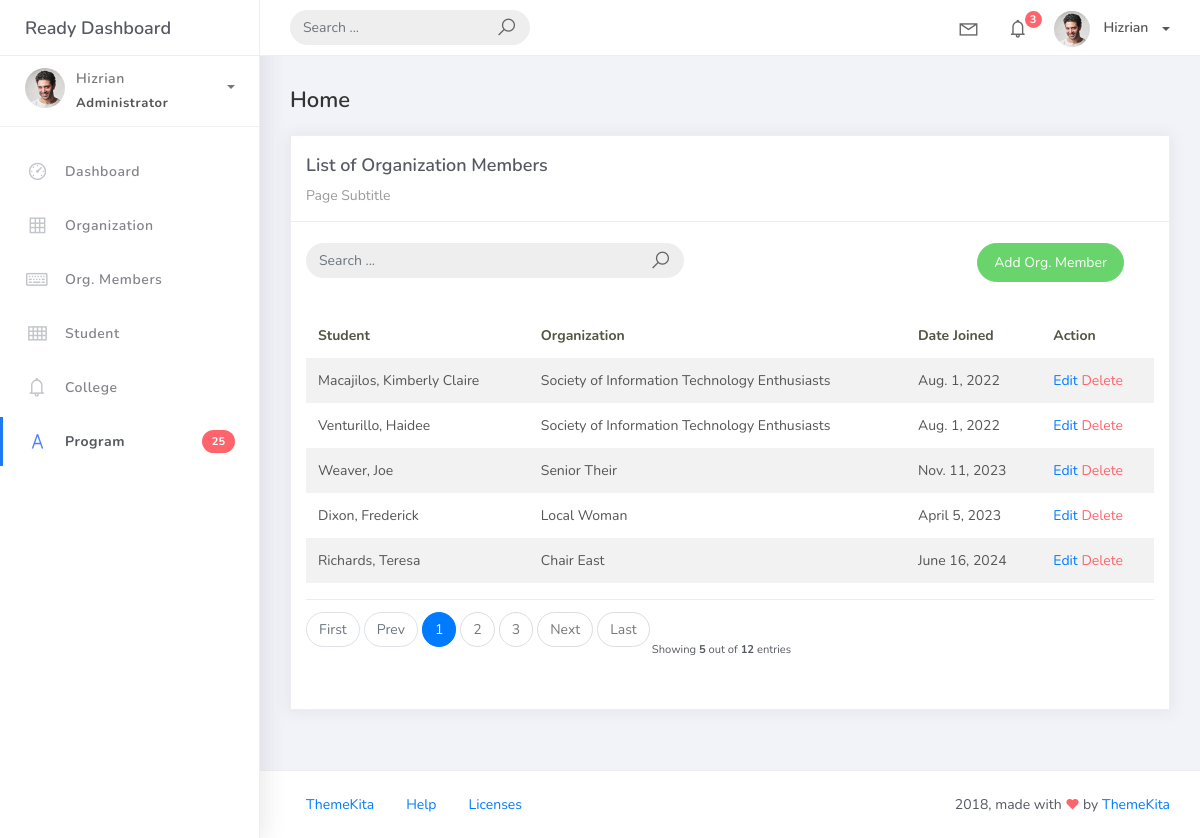
The page /orgmember_list on the database its author committed.
### studentorg/models.py (models this page shows)
class BaseModel(models.Model):
	created_at = models.DateTimeField(auto_now_add=True, db_index=True)
	updated_at = models.DateTimeField(auto_now=True)
	class Meta:
		abstract = True

class OrgMember(BaseModel):
	student = models.ForeignKey(Student, on_delete=models.CASCADE)
	organization = models.ForeignKey(Organization, on_delete=models.CASCADE)
	date_joined = models.DateField()

class Student(BaseModel):
	student_id = models.CharField(max_length=15)
	lastname = models.CharField(max_length=25)
	firstname = models.CharField(max_length=25)
	middlename = models.CharField(max_length=25, blank=True, null=True)
	program = models.ForeignKey(Program, on_delete=models.CASCADE)
	def __str__(self):
		return f"{self.lastname}, {self.firstname}"

class Organization(BaseModel):
	name = models.CharField(max_length=250)
	college = models.ForeignKey(
		College, null=True, blank=True, on_delete=models.CASCADE)
	description = models.CharField(max_length=500)
	def __str__(self):
		return self.name

### studentorg/views.py (the view)
# urls.py: path('orgmember_list', OrgMemberList.as_view(), name='orgmember-list'),
class OrgMemberList(ListView):
    model = OrgMember
    context_object_name = 'orgmember'
    template_name = 'orgmember_list.html'
    paginate_by = 5
    def get_queryset(self, *args, **kwargs):
        qs = super(OrgMemberList, self).get_queryset(*args, **kwargs)
        if self.request.GET.get("q") != None:
            query = self.request.GET.get('q')
            qs = qs.filter(Q(name__icontains=query) |
                            Q(description__icontains=query))
        return qs

### templates/orgmember_list.html
{% extends 'base.html' %} {% load static %} {% block content %}
<div class="content">
    <div class="container-fluid">
        <h4 class="page-title">Home</h4>
        <div class="row">
            <div class="col-md-12">
                <div class="card">
                    <div class="card-header">
                        <div class="card-title">List of Organization Members</div>
                        <div class="card-category">Page Subtitle</div>
                    </div>
                    <br>
                        <div class="col-md-12 row">
                            <div class="col-md-6">
                                <form class="navbar-left navbar-form nav-search mr-md-3" action="{% url 'student-list' %}">
                                    <div class="input-group">
                                        <input type="text" placeholder="Search ..." class="form-control" name="q">
                                        <div class="input-group-append">
                                        <span class="input-group-text">
                                            <i class="la la-search search-icon"></i>
                                        </span>
                                        </div>
                                    </div>
                                </form>
                            </div>
                            <div class="col-md-6">
                                <div class="pull-right">
                                    <a href="{% url 'orgmember-add' %}" class="btn btn-success btn-rounded">Add Org. Member</a>
                                </div>
                            </div>
                        </div>
                    <div class="card-body">
                        <table class="table table-striped mt-3">
                            <thead>
                                <tr>
                                    <th scope="col">Student</th>
                                    <th scope="col">Organization</th>
                                    <th scope="col">Date Joined</th>
                                    <th scope="col">Action</th>
                                </tr>
                            </thead>
                            <tbody>
                                {% for object in object_list %}
                                <tr>
                                    <td>{{ object.student }}</td>
                                    <td>{{ object.organization }}</td>
                                    <td>{{ object.date_joined  }}</td>
                                    <td>
                                        <a href="orgmember_list/{{ object.id }}">Edit</a>
                                        <a href="orgmember_list/{{ object.id }}/delete" class="text-danger">Delete</a>
                                    </td>
                                </tr>
                                {% empty %}
                                <tr>
                                    <td colspan="4" style="text-align: center">
                                    <p class="text-sm font-weight-bold mb-0">No Records Found</p>
                                    </td>
                                </tr>
                                {% endfor %}
                            </tbody>
                        </table>
                        {% include 'includes/pagination.html' %}
                    </div>
                </div>
            </div>
        </div>
    </div>
</div>
{% endblock %}

### rows shown on the page
OrgMember: student "Macajilos, Kimberly Claire", organization "Society of Information Technology Enthusiasts", date_joined "Aug. 1, 2022"
OrgMember: student "Venturillo, Haidee", organization "Society of Information Technology Enthusiasts", date_joined "Aug. 1, 2022"
OrgMember: student "Weaver, Joe", organization "Senior Their", date_joined "Nov. 11, 2023"
OrgMember: student "Dixon, Frederick", organization "Local Woman", date_joined "April 5, 2023"
OrgMember: student "Richards, Teresa", organization "Chair East", date_joined "June 16, 2024"

### other values the page prints
{{ page_num }} "1"
{{ page_num }} "2" "3"
{{ object_list.count }} "5"
{{ paginator.count }} "12"
